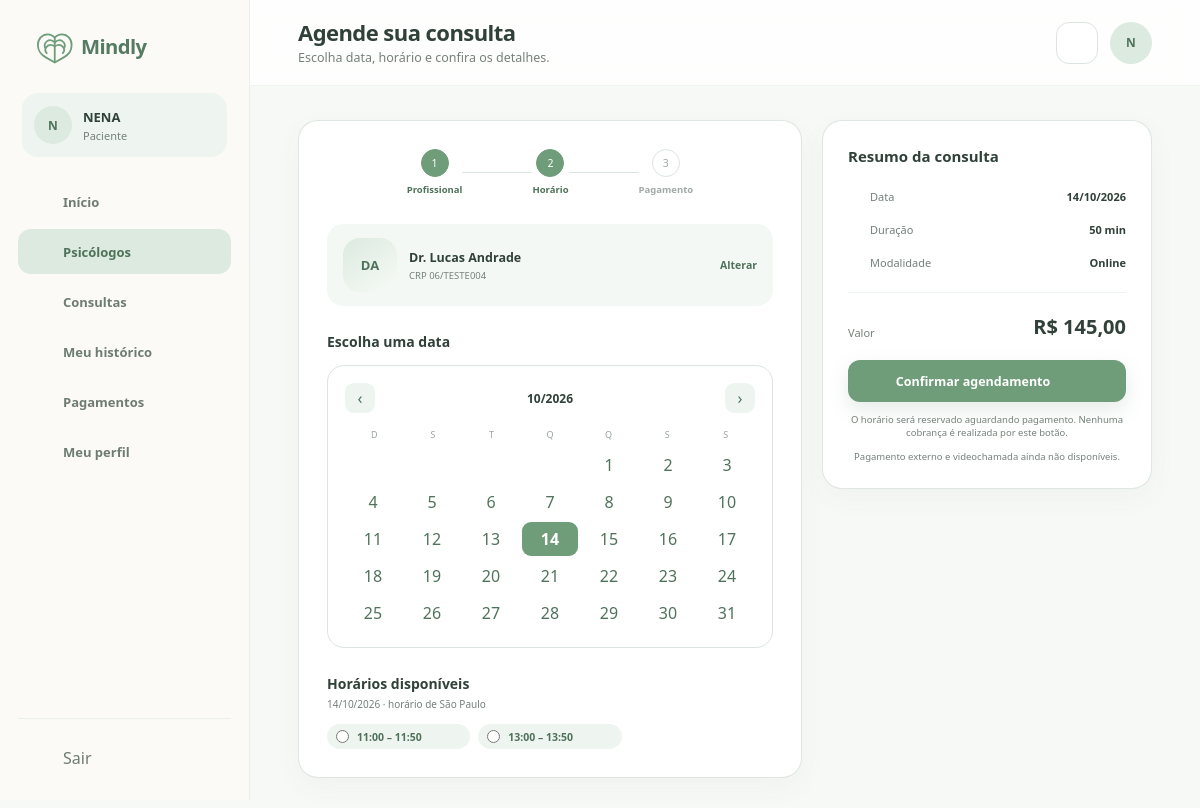
The app's page /view/agendarConsulta.php?psicologo_id=90 (signed in) with its own data.
### tables this page shows
CREATE TABLE `usuarios` (
  `id` bigint(20) UNSIGNED NOT NULL,
  `nome` varchar(150) NOT NULL,
  `email` varchar(190) NOT NULL,
  `senha_hash` varchar(255) NOT NULL,
  `papel` enum('paciente','psicologo','admin') NOT NULL,
  `telefone` varchar(20) DEFAULT NULL,
  `avatar_url` varchar(500) DEFAULT NULL,
  `status` enum('pendente','ativo','suspenso','inativo') NOT NULL DEFAULT 'ativo',
  `email_verificado_em` datetime DEFAULT NULL,
  `ultimo_acesso_em` datetime DEFAULT NULL,
  `criado_em` timestamp NOT NULL DEFAULT current_timestamp(),
  `atualizado_em` timestamp NOT NULL DEFAULT current_timestamp() ON UPDATE current_timestamp()
);

CREATE TABLE `psicologos` (
  `usuario_id` bigint(20) UNSIGNED NOT NULL,
  `crp` varchar(24) NOT NULL,
  `nome_profissional` varchar(150) DEFAULT NULL,
  `area_atuacao` varchar(150) DEFAULT NULL,
  `biografia` text DEFAULT NULL,
  `abordagem` text DEFAULT NULL,
  `valor_consulta` decimal(10,2) NOT NULL DEFAULT 0.00,
  `duracao_padrao_minutos` smallint(5) UNSIGNED NOT NULL DEFAULT 50,
  `status_verificacao` enum('pendente','aprovado','rejeitado') NOT NULL DEFAULT 'pendente',
  `verificado_em` datetime DEFAULT NULL,
  `criado_em` timestamp NOT NULL DEFAULT current_timestamp(),
  `atualizado_em` timestamp NOT NULL DEFAULT current_timestamp() ON UPDATE current_timestamp()
);

CREATE TABLE `horarios_agenda` (
  `id` bigint(20) UNSIGNED NOT NULL,
  `psicologo_id` bigint(20) UNSIGNED NOT NULL,
  `inicio_em` datetime NOT NULL,
  `fim_em` datetime NOT NULL,
  `status` enum('livre','reservado','bloqueado') NOT NULL DEFAULT 'livre',
  `criado_em` timestamp NOT NULL DEFAULT current_timestamp(),
  `atualizado_em` timestamp NOT NULL DEFAULT current_timestamp() ON UPDATE current_timestamp()
);

### view/agendarConsulta.php (the view, shortened to what the rows shown need)
<?php require_once __DIR__ . '/../controller/Auth.php';
$currentUser = requireRole('paciente'); ?>
<?php require_once __DIR__ . '/../controller/DadosController.php';
$d = loadPageData(basename(__FILE__), $currentUser);
require_once __DIR__ . '/componentes/componentes.php';
require_once __DIR__ . '/componentes/dados.php'; ?>
<!DOCTYPE html>
<html lang="pt-BR">
<head>
    <link rel="stylesheet" href="../css/componentes.css">
    <link rel="stylesheet" href="../css/agendarConsulta.css">
</head>
<body>
    <?php abrirLayout('paciente', 'psicologos', 'Agende sua consulta', 'Escolha data, horário e confira os detalhes.', $currentUser['nome']); ?>
    <?php $p = $d['profissional'];
    $chosen = requestText('data');
    $selected = DateTimeImmutable::createFromFormat('!Y-m-d', $chosen, new DateTimeZone('America/Sao_Paulo'));
    if (!$selected || $selected->format('Y-m-d') !== $chosen)
        $selected = $d['horarios'] ? mindlyTime($d['horarios'][0]['inicio_em']) : mindlyTime();
    $calendar = $selected->modify('first day of this month')->setTime(0, 0);
    $slots = array_values(array_filter($d['horarios'], fn($h) => mindlyTime($h['inicio_em'])->format('Y-m-d') === $selected->format('Y-m-d'))); ?>
    <?php if (!$p): ?>
        <section class="cartao etapas">
            <?php emptyState('Selecione um psicólogo para consultar os horários disponíveis.'); ?>
            <a class="botao botao-principal" href="buscarPsicologos.php">Buscar psicólogos</a>
        </section>
    <?php else: ?>
    <div class="agendamento-grid">
        <section class="cartao etapas">
            <div class="passos">
                <div class="passo <?= $p ? 'concluido' : 'ativo' ?>"><span>1</span><strong>Profissional</strong></div>
                <i></i>
                <div class="passo ativo"><span>2</span><strong>Horário</strong></div><i></i>
                <div class="passo"><span>3</span><strong>Pagamento</strong></div>
            </div>
            <div class="profissional-resumo"><?php if ($p)
                avatar($p); ?>
                <div>
                    <strong><?= e($p['nome_profissional'] ?? 'Selecione um profissional') ?></strong><small><?= $p ? 'CRP ' . e($p['crp']) : 'Nenhum profissional selecionado.' ?></small>
                </div><a href="buscarPsicologos.php">Alterar</a>
            </div>
            <div class="selecao-data">
                <h2>Escolha uma data</h2>
                <div class="calendario">
                    <form class="cal-topo" method="get"><input type="hidden" name="psicologo_id"
                            value="<?= (int) ($p['usuario_id'] ?? 0) ?>"><button name="data"
                            value="<?= $calendar->modify('-1 month')->format('Y-m-d') ?>"
                            aria-label="Mês anterior">‹</button><strong><?= $calendar->format('m/Y') ?></strong><button
                            name="data" value="<?= $calendar->modify('+1 month')->format('Y-m-d') ?>"
                            aria-label="Próximo mês">›</button></form>
                    <div class="semana">
                        <span>D</span><span>S</span><span>T</span><span>Q</span><span>Q</span><span>S</span><span>S</span>
                    </div>
                    <div class="dias-cal"><?php for ($i = 0; $i < (int) $calendar->format('w'); $i++): ?><span
                                class="fora"></span><?php endfor;
                    for ($i = 1; $i <= (int) $calendar->format('t'); $i++):
                        $date = $calendar->setDate((int) $calendar->format('Y'), (int) $calendar->format('m'), $i); ?><a
                                class="<?= $date->format('Y-m-d') === $selected->format('Y-m-d') ? 'hoje ativo' : '' ?>"
                                href="?psicologo_id=<?= (int) ($p['usuario_id'] ?? 0) ?>&amp;data=<?= $date->format('Y-m-d') ?>"><?= $i ?></a><?php endfor; ?>
                    </div>
                </div>
            </div>
            <div class="selecao-horario">
                <h2>Horários disponíveis</h2>
                <p><?= $selected->format('d/m/Y') ?> · horário de São Paulo</p>
                <div class="horarios"><?php foreach ($slots as $h): ?><label class="tag"><input form="agendar-form"
                                type="radio" name="horario_id" value="<?= (int) $h['id'] ?>" required>
                            <?= dateLabel($h['inicio_em'], 'H:i') ?> –
                            <?= dateLabel($h['fim_em'], 'H:i') ?></label><?php endforeach;
                    emptyState('Nenhum horário disponível nesta data. Selecione outro dia.'); ?>
                </div>
            </div>
        </section>
        <aside class="cartao resumo-pedido">
            <h2>Resumo da consulta</h2>
            <div class="resumo-linha"><span><?= icon('calendar') ?>
                    Data</span><strong><?= $selected->format('d/m/Y') ?></strong></div>
            <div class="resumo-linha"><span><?= icon('clock') ?>
                    Duração</span><strong><?= (int) ($p['duracao_padrao_minutos'] ?? 0) ?> min</strong></div>
            <div class="resumo-linha"><span><?= icon('video') ?> Modalidade</span><strong>Online</strong></div>
            <div class="linha-divisoria"></div>
            <div class="total"><span>Valor</span><strong><?= $p ? money($p['valor_consulta']) : '—' ?></strong></div>
            <form id="agendar-form" method="post" action="../processamento/profissional.php">
                    value="<?= (int) ($p['usuario_id'] ?? 0) ?>"><button class="botao botao-principal continuar"
                    <?= !$slots ? 'disabled' : '' ?>>Confirmar agendamento <?= icon('arrow') ?></button></form>
            <p>O horário será reservado aguardando pagamento. Nenhuma cobrança é realizada por este botão.</p>
            <p>Pagamento externo e videochamada ainda não disponíveis.</p>
        </aside>
    </div>
    <?php endif;
    fecharLayout(); ?>
</body>
</html>

### view/componentes/componentes.php (shortened to what the rows shown need)
<?php
function icon($name, $class = '')
{
    $svg = $icons[$name] ?? $icons['home'];
    return '<svg class="icone ' . $class . '" viewBox="0 0 24 24" aria-hidden="true">' . $svg . '</svg>';
}
function navItems($perfil)
{
    if ($perfil === 'paciente')
        return [
            ['dashboardPaciente.php', 'home', 'Início', 'inicio'],
            ['buscarPsicologos.php', 'search', 'Psicólogos', 'psicologos'],
            ['minhasConsultas.php', 'calendar', 'Consultas', 'consultas'],
            ['prontuarioPaciente.php', 'file', 'Meu histórico', 'historico'],
            ['pagamentosPaciente.php', 'wallet', 'Pagamentos', 'pagamentos'],
            ['perfilPaciente.php', 'user', 'Meu perfil', 'perfil'],
        ];
    return [
        ['dashboardAdmin.php', 'home', 'Visão geral', 'inicio'],
        ['usuariosAdmin.php', 'users', 'Usuários', 'usuarios'],
        ['atendimentosAdmin.php', 'video', 'Atendimentos', 'atendimentos'],
        ['relatoriosAdmin.php', 'chart', 'Relatórios', 'relatorios'],
    ];
}
function abrirLayout($perfil, $ativo, $titulo, $subtitulo, $nome)
{
    global $currentUser, $d;
    $nome = e($currentUser['nome']);
    $perfilLabel = $perfil === 'paciente' ? 'Paciente' : ($perfil === 'psicologo' ? 'Psicólogo(a)' : 'Administrador');
    $iniciais = e(mb_strtoupper(mb_substr($currentUser['nome'], 0, 1)));
    echo '<div class="app">';
    echo '<aside class="sidebar">';
    echo '<div class="perfil-lateral"><span class="avatar avatar-pequeno">' . $iniciais . '</span><div><strong>' . $nome . '</strong><span>' . $perfilLabel . '</span></div></div>';
    foreach (navItems($perfil) as $item) {
        [$href, $ico, $label, $key] = $item;
        $classe = $key === $ativo ? 'item-menu ativo' : 'item-menu';
        echo '<a class="' . $classe . '" href="' . $href . '">' . icon($ico) . '<span>' . $label . '</span></a>';
    }
    echo '</aside>';
    echo '<main class="area-app">';
    echo '<header class="topbar"><div class="titulo-topbar"><h1>' . $titulo . '</h1><p>' . $subtitulo . '</p></div><div class="acoes-topbar"><details class="notificacoes"><summary class="botao-icone" aria-label="Notificações">' . icon('bell');
    echo '</summary><div class="painel-notificacoes"><h2>Notificações</h2>';
    echo '</div></details><span class="avatar">' . $iniciais . '</span></div></header>';
    echo '<section class="conteudo-app">';
}
function fecharLayout()
{
    echo '</section></main></div>';
}
?>

### records on screen
usuarios: nome "N", nome "NENA"
psicologos: crp "06/TESTE004", duracao_padrao_minutos "50", valor_consulta "R$ 145,00"
horarios_agenda: inicio_em "10/2026", inicio_em "14/10/2026", inicio_em "11:00", fim_em "11:50"
horarios_agenda: inicio_em "13:00", fim_em "13:50"

### other values on screen
$perfilLabel "Paciente"
$label "Início"
$label "Psicólogos"
$label "Consultas"
$label "Meu histórico"
$label "Pagamentos"
$label "Meu perfil"
$titulo "Agende sua consulta"
$subtitulo "Escolha data, horário e confira os detalhes."
initials($name) "DA"
$p['nome_profissional'] "Dr. Lucas Andrade"
